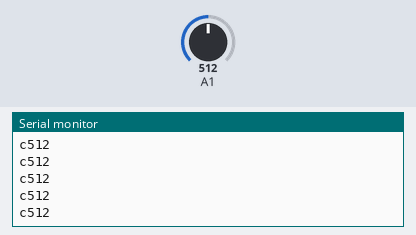
A sketch run on a simulated Arduino Uno, built with avr-gcc and run on an emulated ATmega328P. Shown: the last lines printed to the serial monitor. The inputs (shaded band) are chosen by the test bench; at power-on: A1 = 512.

Above: at 1.3 s.
1.4 s: A1 set to 716
At 1.68 s:
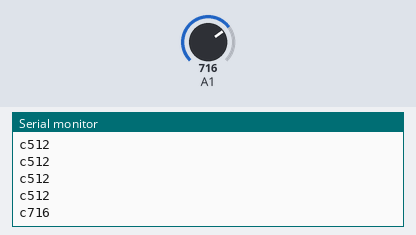
2.9 s: A1 set to 900
At 2.93 s:
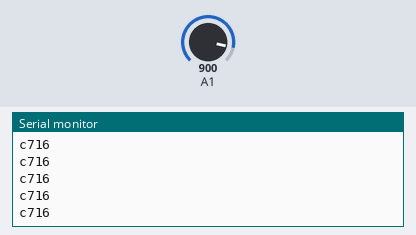
Timing chart, 0 to 5.9 s (numbered marks = the images above; inputs shaded):
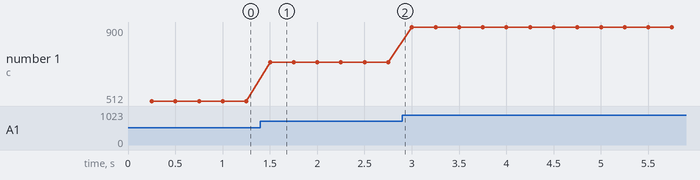

The sketch:

Sensors.ino
```cpp
long CurrentTime;
long ElapsedTime;
long PreviousTime;


// A "Sensor" object allows the arduino to run much more effeciently.
class Sensor {
  public:
    bool state;
    char identifier;
    String Name;
    int pin;
    // This initialise function allows the objects to be setup.
    Sensor(String n, int p, bool s, char i){
      Name = n; pin = p; state = s; identifier = i;
      }

};

//add new sensors here and change to false or true depending on whether it is being used or not
char CO2_state = true;
char temperature_state = false;

// The sensor objects are then created, set-up and added to the list of sensors.
// Add to list if a new sensor is added, with an assigned letter
Sensor co2_sensor("CO2 Sensor", 1, CO2_state, 'c');
Sensor temperature_sensor("Temperature Sensor", 2, temperature_state, 't');

// list of sensors here
Sensor sensor_list[] = {co2_sensor, temperature_sensor};
int sensor_count = 2;


void setup() {
  // A serial communication line on a baud rate of 115200 is established. This is how data is sent and recieved from the raspberry pi.
  Serial.begin(115200);
  PreviousTime = millis();
  // These last two lines show a debugging user the program has setup completely.
  Serial.setTimeout(5);

}


// The readPin procedure takes a Sensor object as input, and sends the data to the Raspberry Pi using the Serial.print commands.
void readPin(Sensor sensor) {
    Serial.print(sensor.identifier);
    Serial.println(analogRead(sensor.pin));
}

void loop() {
    // The flush() function ensures the sent data doesn't accidently interfere with the data intended for the servos.
    Serial.flush();

    // This "For" loop will check the state of each sensor, and if it is "True", it will send data to the Raspberry Pi using the readPin() function
    CurrentTime = millis();
    ElapsedTime = CurrentTime - PreviousTime;
    if (ElapsedTime >= 250){
      PreviousTime = CurrentTime;
      for(int i = 0; i < sensor_count; i++)
      {
        if(sensor_list[i].state == true)
        {
          readPin(sensor_list[i]);
        }
      }
    }


    delay(1);
}

//void updateSensors(){
  //std::vector<int> sensor_list[];
  //for (int i = 0; i <= sensor_count; i++) {
      //sensor_list.push_back("NewSensor");
  //}

//}
```

Measured:
- after the input at 1.4 s, the serial monitor: prints a new line after 0.10 s (image 1)
- plotted number 1: 512 → 716 after the input at 1.4 s, 716 → 900 after the input at 2.9 s
